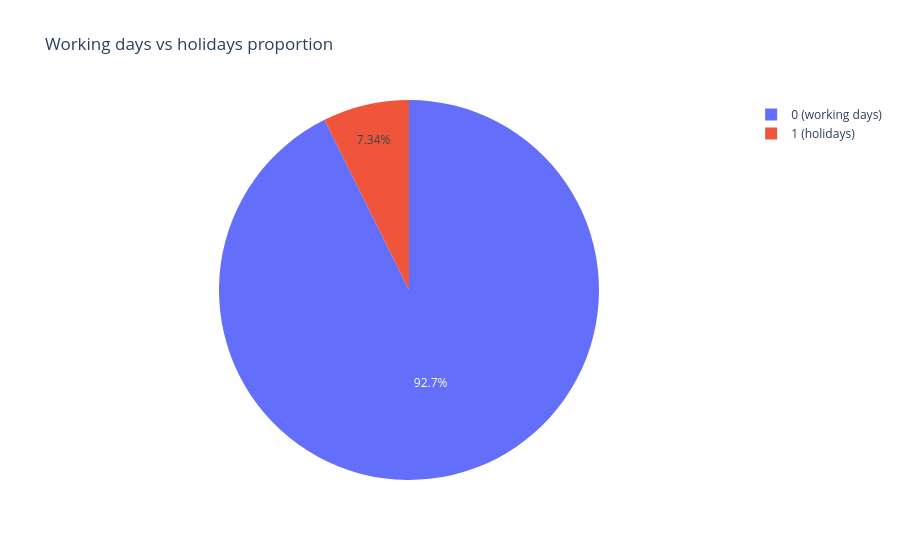

Notebook code cell kept with this figure:
### Code cell
df_holiday_flag = df["holiday_flag"].map({0.0: "0 (working days)", 1.0: "1 (holidays)"}).value_counts().reset_index() # personalized labels
fig = px.pie(df_holiday_flag,
             names = "holiday_flag", 
             values = "count", 
             title = "Working days vs holidays proportion", 
             labels={"count": "number"})
import plotly.express as px

fig.show()

### Figure 1 — Plotly figure (JSON) as saved in the notebook; plotly's stock layout.template omitted (floating-point values rounded to 4 significant figures)
{"data": [{"domain": {"x": [0, 1], "y": [0, 1]}, "hovertemplate": "holiday_flag=%{label}<br>number=%{value}<extra></extra>", "labels": ["0 (working days)", "1 (holidays)"], "legendgroup": "", "name": "", "showlegend": true, "type": "pie", "values": [101, 8]}], "layout": {"legend": {"tracegroupgap": 0}, "title": {"text": "Working days vs holidays proportion"}}}
